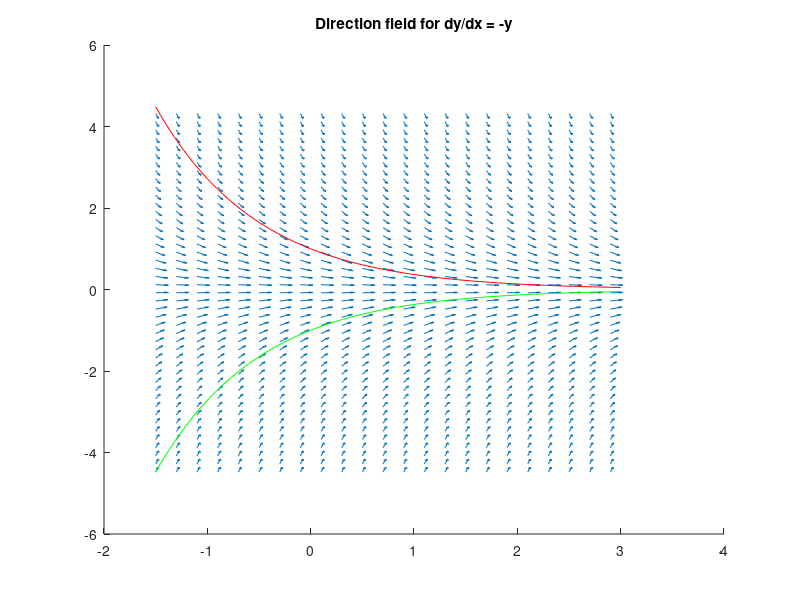
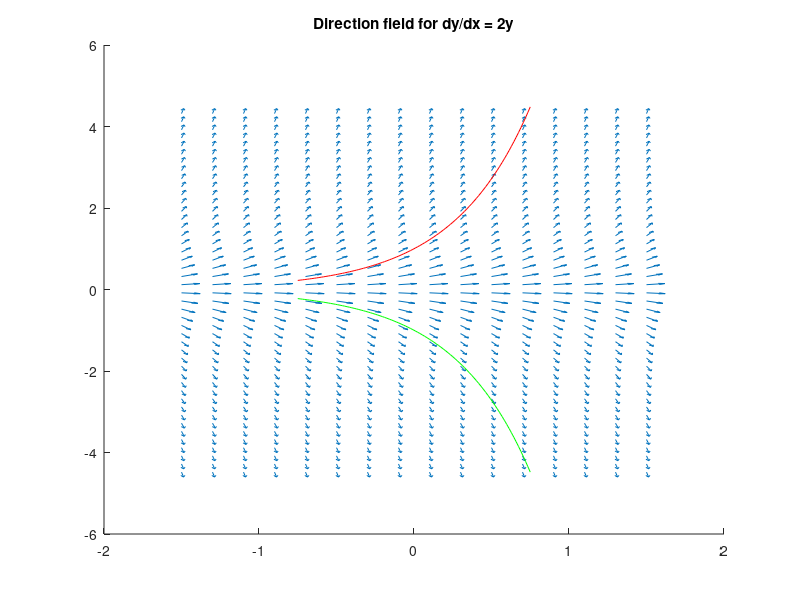
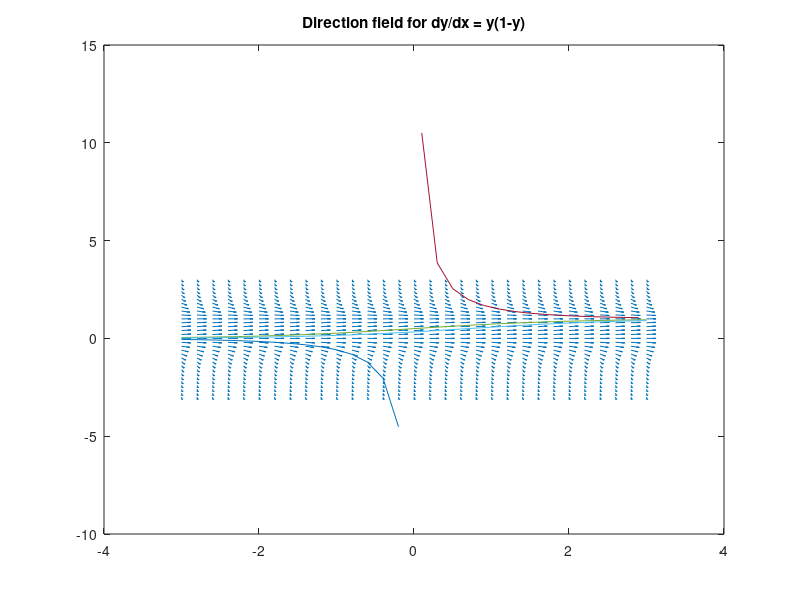

The MATLAB source for these figures, in order:
close all
[X, Y] = meshgrid(-1.5:0.2:3, -exp(1.5):0.2:exp(1.5));
fprintf('Drawing the direction field for dy/dx=-y.\n\n')
pause
S=-Y;
L = sqrt(1 + S.^2);
figure(1)
hold on 
pause
quiver(X, Y, 1./L, S./L, 0.45)
%axis tight; xlabel('t'), ylabel('y')
title('Direction field for dy/dx = -y')
pause
fprintf('Plotting the solution y(x)=exp(-x).\n\n')
pause
X=linspace(-1.5,3);
Y=exp(-X);
plot(X,Y,'r')
pause
fprintf('Plotting the solution y(x)=-exp(-x).\n\n')
pause
X=linspace(-1.5,3);
Y=-exp(-X);
plot(X,Y,'g')
hold off
pause

fprintf('Drawing the direction field for dy/dx=2y.\n\n')
pause
[X, Y] = meshgrid(-1.5:0.2:1.5, -exp(1.5):0.2:exp(1.5));
S = 2*Y;
L = sqrt(1 + S.^2);
figure(2)
hold on
quiver(X, Y, 1./L, S./L, 0.45)
%axis tight; xlabel('t'), ylabel('y')
title('Direction field for dy/dx = 2y')
pause
fprintf('Plotting the solution y(x)=exp(2x).\n\n')
pause
X=linspace(-0.75,0.75);
Y=exp(2.*X);
plot(X,Y,'r')
pause
fprintf('Plotting the solution y(x)=-exp(2x).\n\n')
pause
X=linspace(-0.75,0.75);
Y=-exp(2.*X);
plot(X,Y,'g')
hold off

pause
fprintf('Drawing the direction field for dy/dx=y(1-y).\n\n')
pause
[T, Y] = meshgrid(-3:0.2:3, -3:0.2:3);
S = (Y.*(1-Y));
L = sqrt(1 + S.^2);
figure(3)
quiver(T, Y, 1./L, S./L, 0.45)
%axis tight; xlabel('t'), ylabel('y')
title('Direction field for dy/dx = y(1-y)')
hold on
x=-3:0.2:3;
pause
fprintf('Plotting the solution y(x)=1./(exp(-x)+1).\n\n')
pause
plot(x,1./(exp(-x)+1))
pause
fprintf('Plotting the solution y(x)=1./(2*exp(-x)+1).\n\n')
pause
plot(x,1./(2*exp(-x)+1))
pause
fprintf('Plotting the solution y(x)=1./(-exp(-x)+1).\n\n')
pause
x=0.1:0.2:3;
plot(x,1./(-1*exp(-x)+1))
pause
x=-3:0.2:-0.1;
plot(x,1./(-1*exp(-x)+1))
hold off